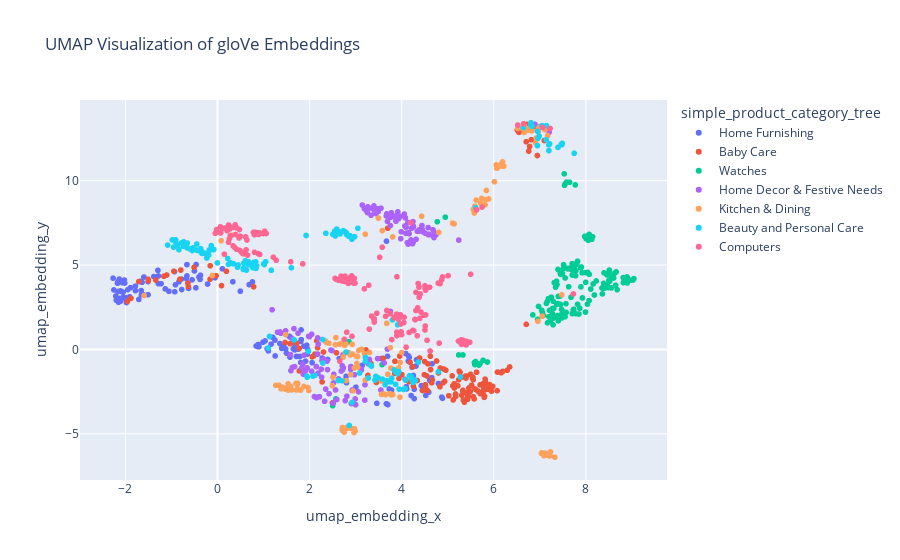

The cell this chart's notebook holds for it:
### Code cell
# Réduire la dimensionnalité des embeddings avec UMAP
reducer = umap.UMAP(n_neighbors=80, min_dist=0.4, metric='cosine', random_state=graine)
embedding_2d = reducer.fit_transform(list(corpus_gloVe['gloVe_embeddings']))

# Ajouter les embeddings 2D au DataFrame
corpus_gloVe['umap_embedding_x'] = embedding_2d[:, 0]
corpus_gloVe['umap_embedding_y'] = embedding_2d[:, 1]
# Ajouter une 3e dimension
# MatPlotLib3d pour faire des viz en 3D


# Visualiser les embeddings 2D avec Plotly
fig = px.scatter(corpus_gloVe, x='umap_embedding_x', y='umap_embedding_y',
                 color='simple_product_category_tree', hover_data=['NMF_label'],
                 title='UMAP Visualization of gloVe Embeddings')
fig.show()

### Figure 1 — Plotly figure (JSON) as saved in the notebook; plotly's stock layout.template omitted (floating-point values rounded to 4 significant figures; data arrays with more than 128 entries replaced by an {"elided": "..."} marker saying what was removed)
{"data": [{"customdata": {"elided": "150x1 int values"}, "hovertemplate": "simple_product_category_tree=Home Furnishing<br>umap_embedding_x=%{x}<br>umap_embedding_y=%{y}<br>NMF_label=%{customdata[0]}<extra></extra>", "legendgroup": "Home Furnishing", "marker": {"color": "#636efa", "symbol": "circle"}, "mode": "markers", "name": "Home Furnishing", "showlegend": true, "type": "scattergl", "x": {"elided": "150 float values"}, "xaxis": "x", "y": {"elided": "150 float values"}, "yaxis": "y"}, {"customdata": {"elided": "150x1 int values"}, "hovertemplate": "simple_product_category_tree=Baby Care<br>umap_embedding_x=%{x}<br>umap_embedding_y=%{y}<br>NMF_label=%{customdata[0]}<extra></extra>", "legendgroup": "Baby Care", "marker": {"color": "#EF553B", "symbol": "circle"}, "mode": "markers", "name": "Baby Care", "showlegend": true, "type": "scattergl", "x": {"elided": "150 float values"}, "xaxis": "x", "y": {"elided": "150 float values"}, "yaxis": "y"}, {"customdata": {"elided": "150x1 int values"}, "hovertemplate": "simple_product_category_tree=Watches<br>umap_embedding_x=%{x}<br>umap_embedding_y=%{y}<br>NMF_label=%{customdata[0]}<extra></extra>", "legendgroup": "Watches", "marker": {"color": "#00cc96", "symbol": "circle"}, "mode": "markers", "name": "Watches", "showlegend": true, "type": "scattergl", "x": {"elided": "150 float values"}, "xaxis": "x", "y": {"elided": "150 float values"}, "yaxis": "y"}, {"customdata": {"elided": "150x1 int values"}, "hovertemplate": "simple_product_category_tree=Home Decor & Festive Needs<br>umap_embedding_x=%{x}<br>umap_embedding_y=%{y}<br>NMF_label=%{customdata[0]}<extra></extra>", "legendgroup": "Home Decor & Festive Needs", "marker": {"color": "#ab63fa", "symbol": "circle"}, "mode": "markers", "name": "Home Decor & Festive Needs", "showlegend": true, "type": "scattergl", "x": {"elided": "150 float values"}, "xaxis": "x", "y": {"elided": "150 float values"}, "yaxis": "y"}, {"customdata": {"elided": "150x1 int values"}, "hovertemplate": "simple_product_category_tree=Kitchen & Dining<br>umap_embedding_x=%{x}<br>umap_embedding_y=%{y}<br>NMF_label=%{customdata[0]}<extra></extra>", "legendgroup": "Kitchen & Dining", "marker": {"color": "#FFA15A", "symbol": "circle"}, "mode": "markers", "name": "Kitchen & Dining", "showlegend": true, "type": "scattergl", "x": {"elided": "150 float values"}, "xaxis": "x", "y": {"elided": "150 float values"}, "yaxis": "y"}, {"customdata": {"elided": "150x1 int values"}, "hovertemplate": "simple_product_category_tree=Beauty and Personal Care<br>umap_embedding_x=%{x}<br>umap_embedding_y=%{y}<br>NMF_label=%{customdata[0]}<extra></extra>", "legendgroup": "Beauty and Personal Care", "marker": {"color": "#19d3f3", "symbol": "circle"}, "mode": "markers", "name": "Beauty and Personal Care", "showlegend": true, "type": "scattergl", "x": {"elided": "150 float values"}, "xaxis": "x", "y": {"elided": "150 float values"}, "yaxis": "y"}, {"customdata": {"elided": "150x1 int values"}, "hovertemplate": "simple_product_category_tree=Computers<br>umap_embedding_x=%{x}<br>umap_embedding_y=%{y}<br>NMF_label=%{customdata[0]}<extra></extra>", "legendgroup": "Computers", "marker": {"color": "#FF6692", "symbol": "circle"}, "mode": "markers", "name": "Computers", "showlegend": true, "type": "scattergl", "x": {"elided": "150 float values"}, "xaxis": "x", "y": {"elided": "150 float values"}, "yaxis": "y"}], "layout": {"legend": {"title": {"text": "simple_product_category_tree"}, "tracegroupgap": 0}, "title": {"text": "UMAP Visualization of gloVe Embeddings"}, "xaxis": {"anchor": "y", "domain": [0, 1], "title": {"text": "umap_embedding_x"}}, "yaxis": {"anchor": "x", "domain": [0, 1], "title": {"text": "umap_embedding_y"}}}}
